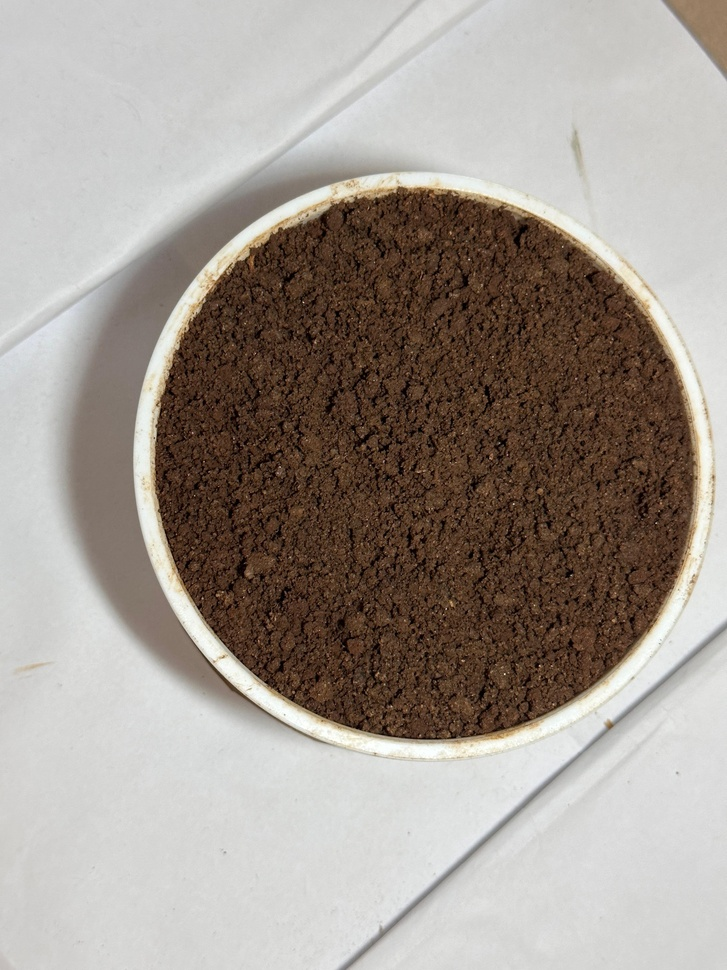
#> input picture INPUT1/DAY01-05-30.jpg, 727 x 970 px, shrunk from 3024 x 4032 before the run; its folder holds only this picture in this run
$ jupyter execute LEAF_COUNT_FINAL.ipynb
#> lines starting #> are read from the running program, lines starting #| are printed output that depends on the picture
[cell 1]
import cv2
import numpy as np
import os
import matplotlib.pyplot as plt

# Create an output directory if it doesn't exist
output_dir = "leaf"
if not os.path.exists(output_dir):
    os.makedirs(output_dir)

# Create a text file to write leaf counts
leaf_count_file = open("leaf_counts3.txt", "w")

# Directory with input images
input_dir = "INPUT1"

# List to store leaf counts for graphing
leaf_counts = []

# Iterate over all files in the input directory
for filename in os.listdir(input_dir):
    # Check if the file is an image (you can add more file types if needed)
    if filename.lower().endswith((".jpg", ".png", ".heic")):
        image_path = os.path.join(input_dir, filename)

        # Load image
        image = cv2.imread(image_path)
#> image is the input picture: shape (970, 727, 3); mean B, G, R 145.1, 152.6, 161.4
        if image is None:
            print(f"Error loading image {image_path}")
            continue  # Skip this iteration if image cannot be loaded

        # Convert to HSV (Hue, Saturation, Value) color space
        hsv = cv2.cvtColor(image, cv2.COLOR_BGR2HSV)
#> hsv: shape (970, 727, 3); mean H, S, V 25.3, 54.3, 161.8

        # Define the range of green color in HSV space
        lower_green = np.array([35, 40, 40])  # You can adjust these values based on your image
        upper_green = np.array([85, 255, 255])

        # Create a mask that isolates the green regions (leaves)
        mask = cv2.inRange(hsv, lower_green, upper_green)
#> mask: shape (970, 727); every value is 0

        # Perform erosion to remove noise (shrink the white regions)
        kernel = np.ones((5, 5), np.uint8)
        eroded_mask = cv2.erode(mask, kernel, iterations=1)

        # Perform morphological operations to remove gaps and small noise (optional)
        mask_cleaned = cv2.morphologyEx(eroded_mask, cv2.MORPH_CLOSE, kernel)

        # Find contours on the cleaned mask
        contours, _ = cv2.findContours(mask_cleaned, cv2.RETR_TREE, cv2.CHAIN_APPROX_SIMPLE)
#> contours = []

        # Filter contours based on area (ignore small noise)
        min_leaf_area = 75  # Minimum size to be considered a leaf
        leaf_contours = [cnt for cnt in contours if cv2.contourArea(cnt) > min_leaf_area]
#> leaf_contours = []

        # Draw contours on the original image
        output = image.copy()
        cv2.drawContours(output, leaf_contours, -1, (0, 255, 0), 2)

        # Count leaves
        leaf_count = len(leaf_contours)
#> leaf_count = 0

        # Write the leaf count to the text file
        leaf_count_file.write(f"{filename}: {leaf_count} leaves\n")

        # Save the output image with contours
        output_image_path = os.path.join(output_dir, f"contours_{filename}")
        cv2.imwrite(output_image_path, output)

        # Add the leaf count to the list for graphing
        leaf_counts.append(leaf_count)

# Close the text file after writing the results
leaf_count_file.close()

# Create the leaf count plot
plt.plot(range(1, len(leaf_counts) + 1), leaf_counts, marker='o', linestyle='-', color='green')
plt.title("Leaf Count Over Time")
plt.xlabel("Image Number")
plt.ylabel("Leaf Count")
plt.grid()
plt.show()
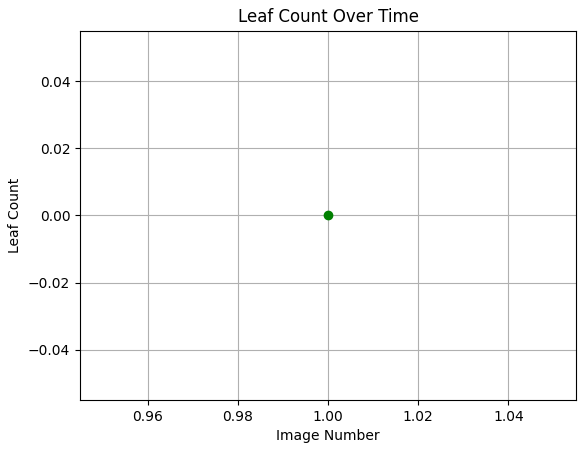
#> figure drawn by matplotlib, 1 panel

# Destroy all OpenCV windows
cv2.destroyAllWindows()
